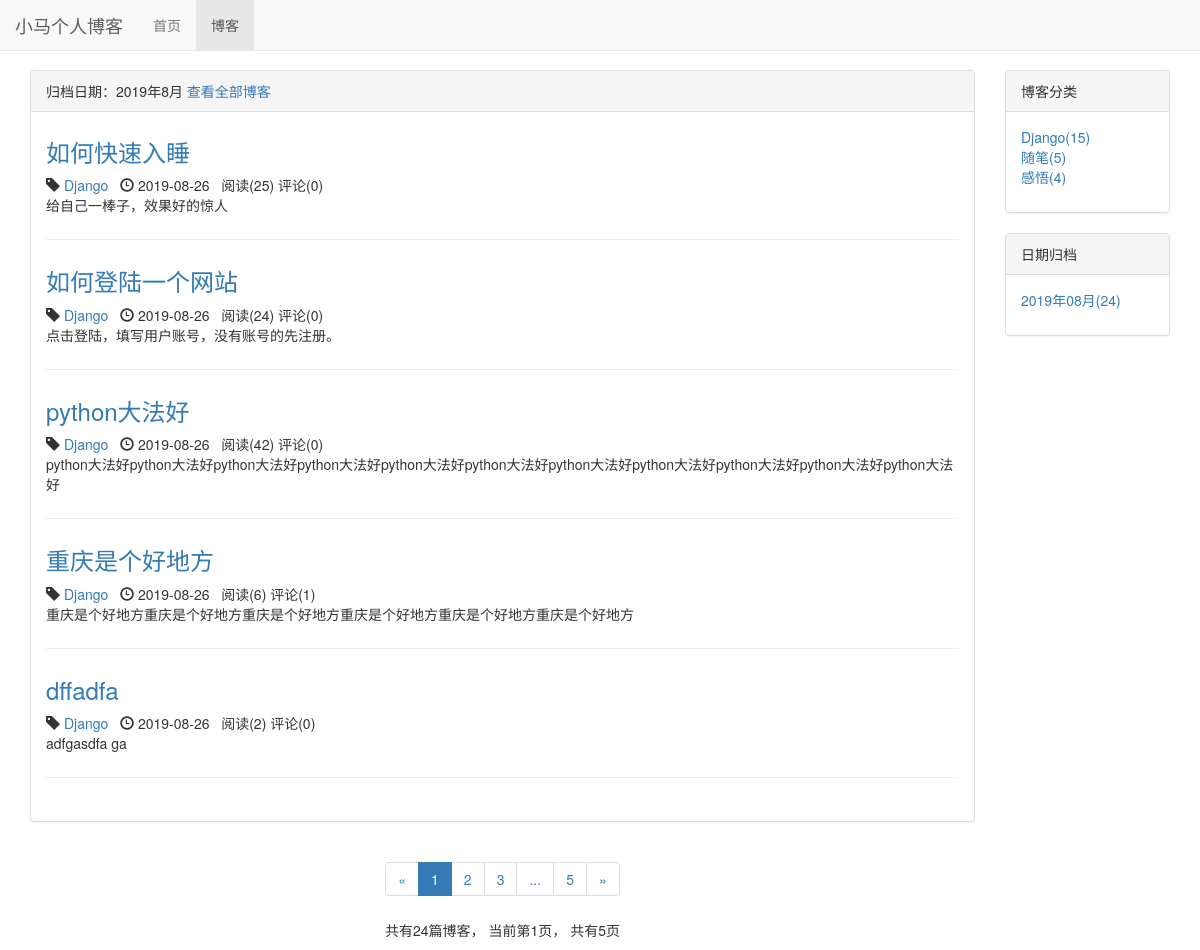
The page /blog/date/2019/8 on the database its author committed.
### blog/models.py (models this page shows, shortened)
class Blog(models.Model, ReadNumExpandMethod):
    title = models.CharField(max_length=50)
    blog_type = models.ForeignKey(BlogType, on_delete=models.CASCADE)
    content = RichTextUploadingField()
    author = models.ForeignKey(User, on_delete=models.CASCADE)
    read_details = GenericRelation(ReadDetail)
    created_time = models.DateTimeField(auto_now_add=True)
    last_updated_time = models.DateTimeField(auto_now=True)
    class Meta:
        ordering = ["-created_time"]

class BlogType(models.Model):
    type_name = models.CharField(max_length=15)
    def __str__(self):
        return self.type_name

### read_statistics/models.py (models this page shows)
class ReadNum(models.Model):
    read_num = models.IntegerField(default=0)
    content_type = models.ForeignKey(ContentType, on_delete=models.CASCADE)
    object_id = models.PositiveIntegerField()
    content_object = GenericForeignKey('content_type', 'object_id')

### blog/views.py (the view)
# urls.py: path('date/<int:year>/<int:month>', views.blogs_with_date, name="blogs_with_date")
def blogs_with_date(request, year, month):
    blogs_all_list = Blog.objects.filter(created_time__year=year, created_time__month=month)
    context = get_blog_list_common_data(request, blogs_all_list)
    context['blogs_with_date'] = '%s年%s月' % (year, month)
    return render(request, 'blogs_with_date.html', context)

### comment/templatetags/comment_tags.py (called while the page is built)
@register.simple_tag
def get_comment_count(obj):
    content_type = ContentType.objects.get_for_model(obj)
    return Comment.objects.filter(content_type=content_type, object_id=obj.pk).count()

### read_statistics/models.py (called while the page is built)
    def get_read_num(self):
        try:
            ct = ContentType.objects.get_for_model(self)
            readnum = ReadNum.objects.get(content_type=ct, object_id=self.pk)
            return readnum.read_num
        except exceptions.ObjectDoesNotExist:
            return 0

### blog/templates/blogs_with_date.html (shortened to what this page needs)
{% extends 'blog_list.html' %}
{% block blog_list_title %}
    归档日期：{{ blogs_with_date }}
    <a href="{% url 'blog_list' %}">查看全部博客</a>
{% endblock %}

### blog/templates/blog_list.html (shortened to what this page needs)
{% extends 'base.html' %}
{% load staticfiles %}
{% load comment_tags %}
{% block header_extends %}
    <link rel="stylesheet" type="text/css" href="{% static 'blog.css' %}">
{% endblock %}
{% block nav_blog_active %}
    active
{% endblock %}
{% block content %}
    <div class="container">
        <div class="row">
            <div class="col-xs-12 col-sm-8 col-md-9 col-lg-10">
                <div class="panel panel-default">
                    <div class="panel-heading">{% block blog_list_title %}博客列表{% endblock %}</div>
                    <div class="panel-body">
                        {% for blog in page_of_blogs.object_list %}
                            <div class="blog">
                                <h3><a href="{% url 'blog_detail' blog.pk %}">
                                    {{ blog.title }}</a></h3>
                                <p class="blog-info">
                                    <span class="glyphicon glyphicon-tag"></span>
                                    <a href="{% url 'blogs_with_type' blog.blog_type.pk %}">
                                        {{ blog.blog_type }}</a>&nbsp;&nbsp;
                                    <span class="glyphicon glyphicon-time"></span>
                                    {{ blog.created_time |date:"Y-m-d" }}&nbsp;&nbsp;
                                    阅读({{ blog.get_read_num }})
                                    评论({% get_comment_count blog %})
                                </p>
                                <p>{{ blog.content | striptags | truncatechars:100 }}</p>
                            </div>
                        {% empty %}
                            <div class="blog">
                                <h3>暂无博客</h3>
                            </div>
                        {% endfor %}
                    </div>
                </div>
                <div class="paginator">
                    <ul class="pagination">
                        <li>
                            {% if page_of_blogs.has_previous %}
                                <a href="?page={{ page_of_blogs.previous_page_number }}" aria-label="Previous">
                                    <span aria-hidden="true">&laquo;</span>
                                </a>
                            {% else %}
                                <span aria-hidden="true">&laquo;</span>
                            {% endif %}
                        </li>
                        {% for page_num in page_range %}
                            {% if page_num == page_of_blogs.number %}
                                <li class="active"><span>{{ page_num }}</span></li>
                            {% else %}
                                {% if page_num == "..." %}
                                    <li><span>{{ page_num }}</span></li>
                                {% else %}
                                    <li><a href="?page={{ page_num }}">{{ page_num }}</a></li>
                                {% endif %}
                            {% endif %}
                        {% endfor %}
                        <li>
                            {% if page_of_blogs.has_next %}
                                <a href="?page={{ page_of_blogs.next_page_number }}" aria-label="Next">
                                    <span aria-hidden="true">&raquo;</span>
                                </a>
                            {% else %}
                                <span aria-hidden="true">&raquo;</span>
                            {% endif %}
                        </li>
                    </ul>
                    <p>共有{{ page_of_blogs.paginator.count }}篇博客，
                        当前第{{ page_of_blogs.number }}页，
                        共有{{ page_of_blogs.paginator.num_pages }}页</p>
                </div>
            </div>
            <div class="hidden-xs col-sm-4 col-md-3 col-lg-2">
                <div class="panel panel-default">
                    <div class="panel-heading">博客分类</div>
                    <div class="panel-body">
                        <ul class="blog-types">
                            {% for blog_type in blog_types %}
                                <li>
                                    <a href="{% url 'blogs_with_type' blog_type.pk %}">
                                        {{ blog_type.type_name }}({{ blog_type.blog_count }})
                                    </a>
                                </li>
                            {% empty %}
                                <li>暂无分类</li>
                            {% endfor %}
                        </ul>
                    </div>
                </div>
                <div class="panel panel-default">
                    <div class="panel-heading">日期归档</div>
                    <div class="panel-body">
                        <ul>
                            {% for blog_date, blog_count in blog_dates.items %}
                                <li><a href="{% url 'blogs_with_date' blog_date.year blog_date.month %}">
                                    {{ blog_date |date:"Y年m月" }}({{ blog_count }})</a></li>
                            {% endfor %}
                        </ul>
                    </div>
                </div>
            </div>
        </div>
    </div>
{% endblock %}

### static/base.css (style rules this page uses)
* { margin: 0; padding: 0; }
body { padding-top: 70px !important; }
ul { list-style-type: none; }

### static/blog.css (style rules this page uses)
.blog-types { list-style-type: none }
.blog { margin-bottom: 2em; padding-bottom: 1em; border-bottom: 1px solid #eeeeee; }
.blog h3 { margin-top: 0.5em; }
.blog p.blog-info { margin-bottom: 0; }
.paginator { text-align: center; }

### rows shown on the page
Blog: title "如何快速入睡", blog_type "Django", created_time "2019-08-26", get_read_num "25", id "0", content "给自己一棒子，效果好的惊人"
Blog: title "如何登陆一个网站", blog_type "Django", created_time "2019-08-26", get_read_num "24", id "0", content "点击登陆，填写用户账号，没有账号的先注册。"
Blog: title "python大法好", blog_type "Django", created_time "2019-08-26", get_read_num "42", id "0", content "python大法好python大法好python大法好python大法好python大法好python大法好python大法好python大法好python大法好python大法好python大法好"
Blog: title "重庆是个好地方", blog_type "Django", created_time "2019-08-26", get_read_num "6", id "1", content "重庆是个好地方重庆是个好地方重庆是个好地方重庆是个好地方重庆是个好地方重庆是个好地方"
Blog: title "dffadfa", blog_type "Django", created_time "2019-08-26", get_read_num "2", id "0", content "adfgasdfa ga"
BlogType: type_name "Django", blog_count "15"
BlogType: type_name "随笔", blog_count "5"
BlogType: type_name "感悟", blog_count "4"

### other values the page prints
{{ blogs_with_date }} "2019年8月"
{{ page_num }} "1"
{{ page_num }} "2" "3" "5"
{{ page_num }} "..."
{{ page_of_blogs.paginator.count }} "24"
{{ page_of_blogs.number }} "1"
{{ page_of_blogs.paginator.num_pages }} "5"
{{ blog_date |date:"Y年m月" }} "2019年08月"
{{ blog_count }} "24"
